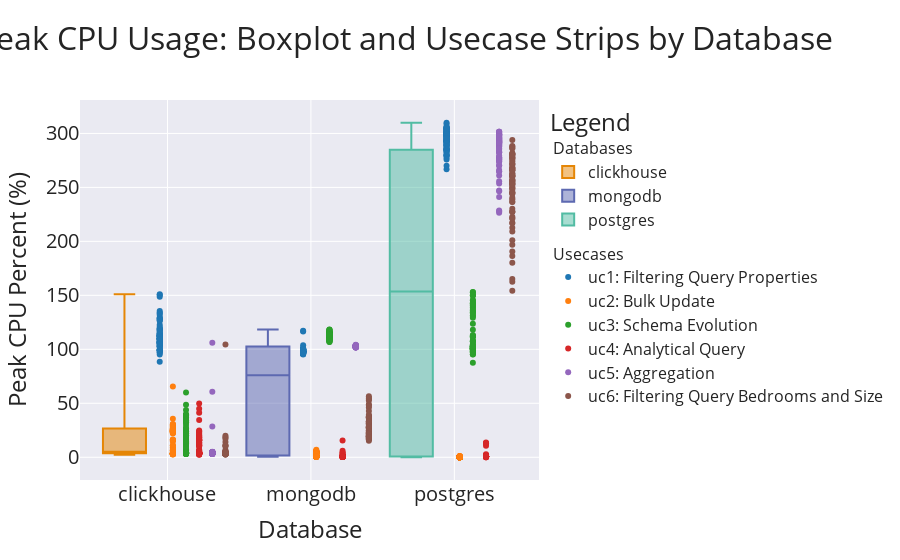

The notebook cell this image was saved under:
### Code cell
# === DATA PREPARATION FOR PLOTTING ===

# 1. Create a sorted dataframe of unique usecases to define the plot order and names
uc_meta = df[['usecase', 'usecase_full_name']].drop_duplicates().sort_values('usecase').reset_index(drop=True)

# 2. Create the shortened names for the legend
uc_meta['short_name'] = "uc" + uc_meta['usecase'].astype(str) + ": " + uc_meta['usecase_full_name'].astype(str)

# 3. Create a list of the ordered full names to drive the plotting loop
ordered_uc_full_names = uc_meta['usecase_full_name'].tolist()
short_name_map = pd.Series(uc_meta.short_name.values, index=uc_meta.usecase_full_name).to_dict()

fig = go.Figure()
db_names = df['database'].unique()
db_colors = px.colors.qualitative.Vivid
uc_colors = px.colors.qualitative.D3
db_color_map = {name: db_colors[i % len(db_colors)] for i, name in enumerate(db_names)}
uc_color_map = {name: uc_colors[i % len(uc_colors)] for i, name in enumerate(ordered_uc_full_names)}

# --- Spacing definition ---
BOX_WIDTH = 0.3
BOX_START_X_REL = -0.45
STRIPS_START_X_REL = BOX_START_X_REL + BOX_WIDTH + 0.05
STRIPS_END_X_REL = 0.45
STRIPS_TOTAL_WIDTH = STRIPS_END_X_REL - STRIPS_START_X_REL
STRIP_SPACING = STRIPS_TOTAL_WIDTH / len(ordered_uc_full_names) if ordered_uc_full_names else 0

# --- Add Traces ---
# This is the section adapted for 'peak_cpu_percent'
for i, db_name in enumerate(db_names):
    df_db = df[df['database'] == db_name]
    # Box plot now uses 'peak_cpu_percent'
    fig.add_trace(go.Box(
        y=df_db['peak_cpu_percent'], x0=i + BOX_START_X_REL + (BOX_WIDTH / 2), name=db_name,
        marker_color=db_color_map[db_name], width=BOX_WIDTH, boxpoints=False, showlegend=True,
        legendgroup="1-databases", legendgrouptitle_text="Databases"
    ))
    for j, uc_full_name in enumerate(ordered_uc_full_names):
        df_uc = df_db[df_db['usecase_full_name'] == uc_full_name]
        if df_uc.empty: continue
        strip_x_pos = i + STRIPS_START_X_REL + (j * STRIP_SPACING) + (STRIP_SPACING / 2)
        # Scatter plot (strips) now uses 'peak_cpu_percent'
        fig.add_trace(go.Scatter(
            x=[strip_x_pos] * len(df_uc), y=df_uc['peak_cpu_percent'], mode='markers',
            name=short_name_map[uc_full_name],
            marker_color=uc_color_map[uc_full_name], showlegend=(i == 0),
            legendgroup="2-usecases", legendgrouptitle_text="Usecases"
        ))

# --- Finalize Layout with Larger Fonts ---
# Layout titles and labels are updated for the new metric
fig.update_layout(
    title=dict(
        text="Peak CPU Usage: Boxplot and Usecase Strips by Database",
        x=0.45,
        font=dict(size=32)
    ),
    xaxis=dict(
        title=dict(text="Database", font=dict(size=24)),
        tickmode='array',
        tickvals=list(range(len(db_names))),
        ticktext=db_names,
        tickfont=dict(size=20),
    ),
    yaxis=dict(
        title=dict(text="Peak CPU Percent (%)", font=dict(size=24)),
        tickfont=dict(size=20),
    ),
    legend=dict(
        traceorder="grouped",
        title=dict(
            text="Legend",
            font=dict(size=24)
        ),
        grouptitlefont=dict(
            size=16
        ),
        font=dict(
            size=16
        )
    ),
    boxmode='overlay',
    template='seaborn',
)

fig.write_image(f"{OUTPUT_PATH}Average-Peak-CPU-Usage-Per-Usecase.png", width=1350, height=750, scale=2)
fig.show()
